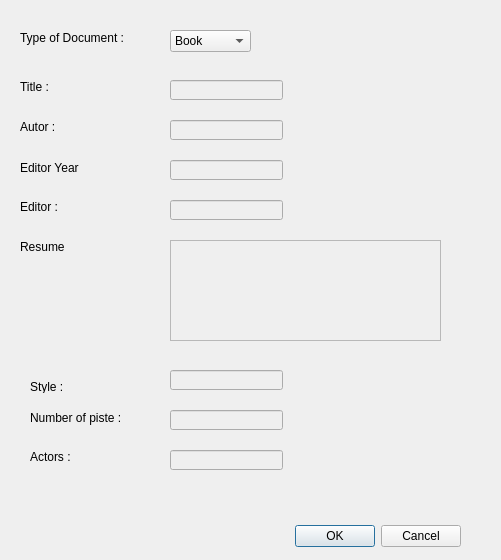
<?xml version="1.0" encoding="UTF-8"?>
<ui version="4.0">
 <class>addDocument</class>
 <widget class="QDialog" name="addDocument">
  <property name="geometry">
   <rect>
    <x>0</x>
    <y>0</y>
    <width>501</width>
    <height>560</height>
   </rect>
  </property>
  <property name="windowTitle">
   <string>Dialog</string>
  </property>
  <widget class="QDialogButtonBox" name="buttonBox">
   <property name="geometry">
    <rect>
     <x>120</x>
     <y>520</y>
     <width>341</width>
     <height>32</height>
    </rect>
   </property>
   <property name="orientation">
    <enum>Qt::Horizontal</enum>
   </property>
   <property name="standardButtons">
    <set>QDialogButtonBox::Cancel|QDialogButtonBox::Ok</set>
   </property>
  </widget>
  <widget class="QComboBox" name="cb_type">
   <property name="geometry">
    <rect>
     <x>170</x>
     <y>30</y>
     <width>81</width>
     <height>22</height>
    </rect>
   </property>
   <item>
    <property name="text">
     <string>Book</string>
    </property>
   </item>
   <item>
    <property name="text">
     <string>CD</string>
    </property>
   </item>
   <item>
    <property name="text">
     <string>Movie</string>
    </property>
   </item>
  </widget>
  <widget class="QLabel" name="label">
   <property name="geometry">
    <rect>
     <x>20</x>
     <y>30</y>
     <width>111</width>
     <height>16</height>
    </rect>
   </property>
   <property name="text">
    <string>Type of Document :</string>
   </property>
  </widget>
  <widget class="QLabel" name="label_2">
   <property name="geometry">
    <rect>
     <x>20</x>
     <y>80</y>
     <width>46</width>
     <height>13</height>
    </rect>
   </property>
   <property name="text">
    <string>Title :</string>
   </property>
  </widget>
  <widget class="QLabel" name="label_3">
   <property name="geometry">
    <rect>
     <x>20</x>
     <y>120</y>
     <width>46</width>
     <height>13</height>
    </rect>
   </property>
   <property name="text">
    <string>Autor :</string>
   </property>
  </widget>
  <widget class="QLineEdit" name="le_title">
   <property name="enabled">
    <bool>false</bool>
   </property>
   <property name="geometry">
    <rect>
     <x>170</x>
     <y>80</y>
     <width>113</width>
     <height>20</height>
    </rect>
   </property>
  </widget>
  <widget class="QLineEdit" name="le_autor">
   <property name="enabled">
    <bool>false</bool>
   </property>
   <property name="geometry">
    <rect>
     <x>170</x>
     <y>120</y>
     <width>113</width>
     <height>20</height>
    </rect>
   </property>
  </widget>
  <widget class="QLineEdit" name="le_style">
   <property name="enabled">
    <bool>false</bool>
   </property>
   <property name="geometry">
    <rect>
     <x>170</x>
     <y>370</y>
     <width>113</width>
     <height>20</height>
    </rect>
   </property>
  </widget>
  <widget class="QLabel" name="label_17">
   <property name="geometry">
    <rect>
     <x>30</x>
     <y>380</y>
     <width>46</width>
     <height>13</height>
    </rect>
   </property>
   <property name="text">
    <string>Style :</string>
   </property>
  </widget>
  <widget class="QLabel" name="label_18">
   <property name="geometry">
    <rect>
     <x>30</x>
     <y>410</y>
     <width>91</width>
     <height>16</height>
    </rect>
   </property>
   <property name="text">
    <string>Number of piste :</string>
   </property>
  </widget>
  <widget class="QLineEdit" name="le_pisteNumber">
   <property name="enabled">
    <bool>false</bool>
   </property>
   <property name="geometry">
    <rect>
     <x>170</x>
     <y>410</y>
     <width>113</width>
     <height>20</height>
    </rect>
   </property>
  </widget>
  <widget class="QLineEdit" name="le_editorYear">
   <property name="enabled">
    <bool>false</bool>
   </property>
   <property name="geometry">
    <rect>
     <x>170</x>
     <y>160</y>
     <width>113</width>
     <height>20</height>
    </rect>
   </property>
  </widget>
  <widget class="QLabel" name="label_9">
   <property name="geometry">
    <rect>
     <x>20</x>
     <y>160</y>
     <width>61</width>
     <height>16</height>
    </rect>
   </property>
   <property name="text">
    <string>Editor Year :</string>
   </property>
  </widget>
  <widget class="QLabel" name="label_11">
   <property name="geometry">
    <rect>
     <x>20</x>
     <y>240</y>
     <width>46</width>
     <height>13</height>
    </rect>
   </property>
   <property name="text">
    <string>Resume :</string>
   </property>
  </widget>
  <widget class="QLabel" name="label_10">
   <property name="geometry">
    <rect>
     <x>20</x>
     <y>200</y>
     <width>46</width>
     <height>13</height>
    </rect>
   </property>
   <property name="text">
    <string>Editor :</string>
   </property>
  </widget>
  <widget class="QLineEdit" name="le_editor">
   <property name="enabled">
    <bool>false</bool>
   </property>
   <property name="geometry">
    <rect>
     <x>170</x>
     <y>200</y>
     <width>113</width>
     <height>20</height>
    </rect>
   </property>
  </widget>
  <widget class="QTextEdit" name="le_resume">
   <property name="enabled">
    <bool>false</bool>
   </property>
   <property name="geometry">
    <rect>
     <x>170</x>
     <y>240</y>
     <width>271</width>
     <height>101</height>
    </rect>
   </property>
  </widget>
  <widget class="QLabel" name="label_4">
   <property name="geometry">
    <rect>
     <x>30</x>
     <y>450</y>
     <width>46</width>
     <height>13</height>
    </rect>
   </property>
   <property name="text">
    <string>Actors :</string>
   </property>
  </widget>
  <widget class="QLineEdit" name="le_actor">
   <property name="enabled">
    <bool>false</bool>
   </property>
   <property name="geometry">
    <rect>
     <x>170</x>
     <y>450</y>
     <width>113</width>
     <height>20</height>
    </rect>
   </property>
  </widget>
 </widget>
 <resources/>
 <connections>
  <connection>
   <sender>buttonBox</sender>
   <signal>accepted()</signal>
   <receiver>addDocument</receiver>
   <slot>accept()</slot>
   <hints>
    <hint type="sourcelabel">
     <x>248</x>
     <y>254</y>
    </hint>
    <hint type="destinationlabel">
     <x>157</x>
     <y>274</y>
    </hint>
   </hints>
  </connection>
  <connection>
   <sender>buttonBox</sender>
   <signal>rejected()</signal>
   <receiver>addDocument</receiver>
   <slot>reject()</slot>
   <hints>
    <hint type="sourcelabel">
     <x>316</x>
     <y>260</y>
    </hint>
    <hint type="destinationlabel">
     <x>286</x>
     <y>274</y>
    </hint>
   </hints>
  </connection>
 </connections>
</ui>
